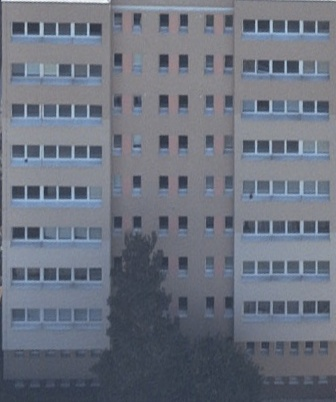
#> input picture skewed_test2.jpg, 336 x 402 px
$ python find_details_image.py   (older library calls are emulated)
#> lines starting #> are read from the running program, lines starting #| are printed output that depends on the picture
import cv2
import numpy as np
from scipy.signal import find_peaks


img = cv2.imread("skewed_test2.jpg")
#> img is the input picture: shape (402, 336, 3); mean B, G, R 127, 114.1, 108.3

#Contrast Enhancement
gray = cv2.cvtColor(img, cv2.COLOR_BGR2GRAY)
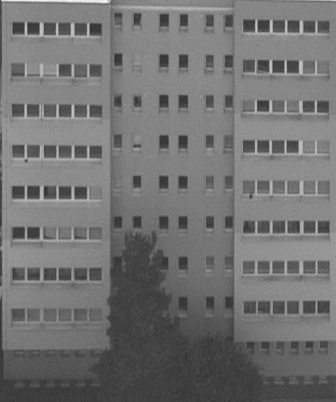
#> gray: shape (402, 336); min 45, max 246, mean 113.9

clahe = cv2.createCLAHE(clipLimit=2.0, tileGridSize=(8, 8))
enhanced = clahe.apply(gray)
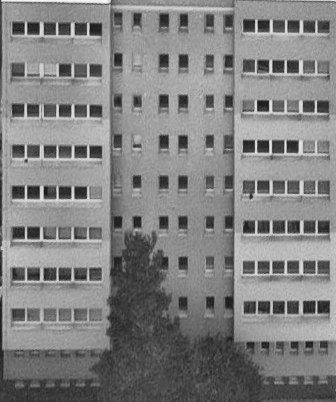
#> enhanced: shape (402, 336); min 24, max 251, mean 128.9

#Prewitt
kernel_x = np.array([
    [-1, 0, 1],
    [-1, 0, 1],
    [-1, 0, 1]
], dtype=np.float32)

grad_x = cv2.filter2D(enhanced, cv2.CV_32F, kernel_x)
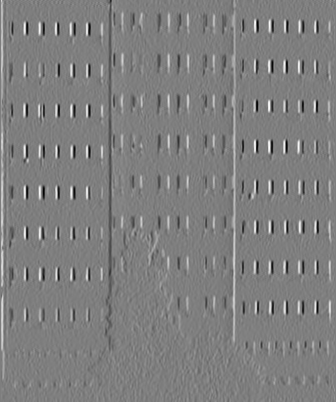
#> grad_x: shape (402, 336) float32; min -566, max 571, mean 1.5; drawn with min black and max white
edge_image = np.clip(grad_x, 0, 255).astype(np.uint8)
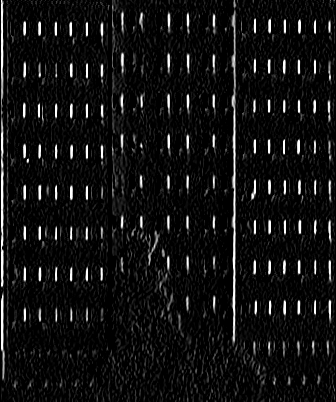
#> edge_image: shape (402, 336); min 0, max 255, mean 17.9

#Canny
blurred = cv2.GaussianBlur(enhanced, (5, 5), 1.4)
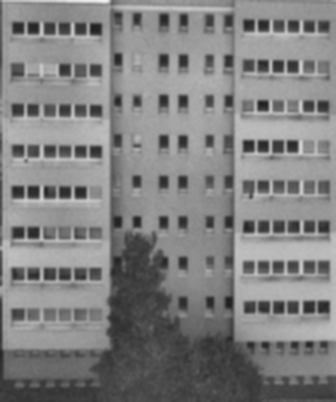
#> blurred: shape (402, 336); min 31, max 244, mean 128.9
edge_image = cv2.Canny(blurred, threshold1=50, threshold2=150)
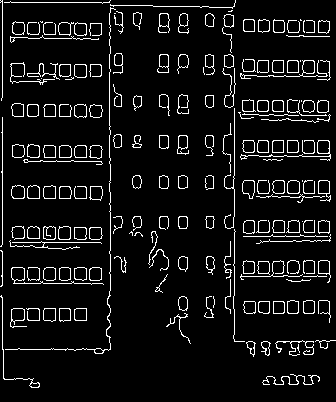
#> edge_image: shape (402, 336); 7.4% white in thin lines or dots


#save result for debugging
cv2.imwrite("details_test2.jpg", edge_image)


#Convert to binary
_, binary_edges = cv2.threshold(edge_image, 127, 255, cv2.THRESH_BINARY)
binary_edges_norm = (binary_edges > 0).astype(np.float32)
#> binary_edges_norm: shape (402, 336) float32; values 0 (black) and 1 (white), 7.4% white in thin lines or dots

#Summation profiles
row_profile = np.sum(binary_edges_norm, axis=1)
#> row_profile = 402 values, max 115 at index 76, min 0 at index 388, mean 24.72
col_profile = np.sum(binary_edges_norm, axis=0)
#> col_profile = 336 values, max 314 at index 2, min 1 at index 127, mean 29.58


#Handle outliers
def process_profile(profile):
    p_min = np.min(profile)
#> p_min = 0
    p_max = np.max(profile)
#> p_max = 115
    if p_max > p_min:
        normalized = (profile - p_min) / (p_max - p_min)
#> normalized = 402 values, max 1 at index 76, min 0 at index 388, mean 0.215
    else:
        normalized = profile.astype(float)

    noise_threshold = 0.15
    cleaned = np.where(normalized < noise_threshold, 0, normalized)
#> cleaned = 402 values, max 1 at index 76, min 0 at index 0, mean 0.189
    return cleaned


horizontal_edge_profile = process_profile(row_profile)
#> horizontal_edge_profile has the same summary as cleaned in process_profile
vertical_edge_profile = process_profile(col_profile)
#> vertical_edge_profile = 336 values, max 1 at index 2, min 0 at index 0, mean 0.041


#Estimate num of floors
s= 13.5     #px/m

min_floor_height_pixels = int(2.5 * s)

peaks, properties = find_peaks(
    horizontal_edge_profile,
    distance=min_floor_height_pixels,
    prominence=0.1
)
#> peaks = [2, 38, 76, 115, 156, 193, 242, 276, 313, 349, 384]; properties = {'prominences': [0.93, 0.304, 1, 0.696, 0.791, 0.426, 0.852, 0.843, 0.383, 0.878, 0.304], 'left_bases': [1, 37, 58, 98, 139, 190, 219, 259, 311, 346, 382], 'right_bases': [3, 39, 80, 121, 158, 199, 243, 282, 318, 352, 385]}

number_of_floors = len(peaks)
#> number_of_floors = 11
print(f"Estimated number of floors: {number_of_floors}")
#| Estimated number of floors: 11

$ run again, with skewed_test1.jpg copied over skewed_test2.jpg
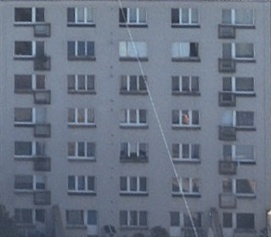
#> input picture skewed_test1.jpg, 271 x 237 px
#> img is the input picture: shape (237, 271, 3); mean B, G, R 130.7, 114, 104.1
#> `blurred = cv2.GaussianBlur(enhanced, (5, 5), 1.4)`:
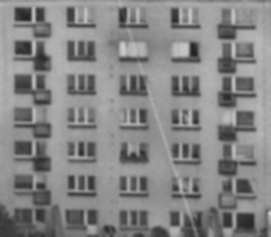
#> blurred: shape (237, 271); min 34, max 211, mean 132.7
#> `edge_image = cv2.Canny(blurred, threshold1=50, threshold2=150)`:
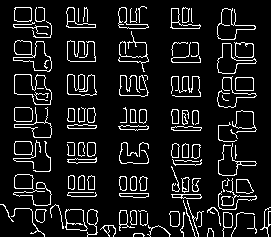
#> edge_image: shape (237, 271); 10% white in thin lines or dots
#> binary_edges_norm: shape (237, 271) float32; values 0 (black) and 1 (white), 10% white in thin lines or dots
#> row_profile = 237 values, max 78 at index 24, min 0 at index 0, mean 27.14
#> col_profile = 271 values, max 95 at index 14, min 0 at index 64, mean 23.73
#> p_min = 0
#> p_max = 78
#> normalized = 237 values, max 1 at index 24, min 0 at index 0, mean 0.348
#> cleaned = 237 values, max 1 at index 24, min 0 at index 0, mean 0.333
#> horizontal_edge_profile has the same summary as cleaned in process_profile
#> vertical_edge_profile = 271 values, max 1 at index 14, min 0 at index 0, mean 0.239
#> peaks = [24, 57, 94, 127, 161, 196, 233]; properties = {'prominences': [1, 0.974, 0.705, 0.705, 0.744, 1, 0.115], 'left_bases': [6, 40, 72, 106, 140, 173, 232], 'right_bases': [30, 64, 98, 132, 166, 200, 236]}
#> number_of_floors = 7
#| Estimated number of floors: 7
